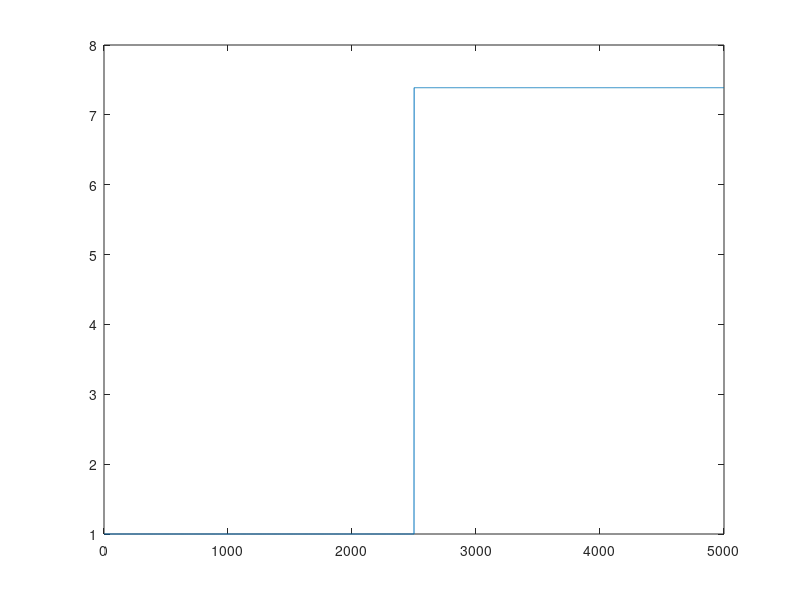
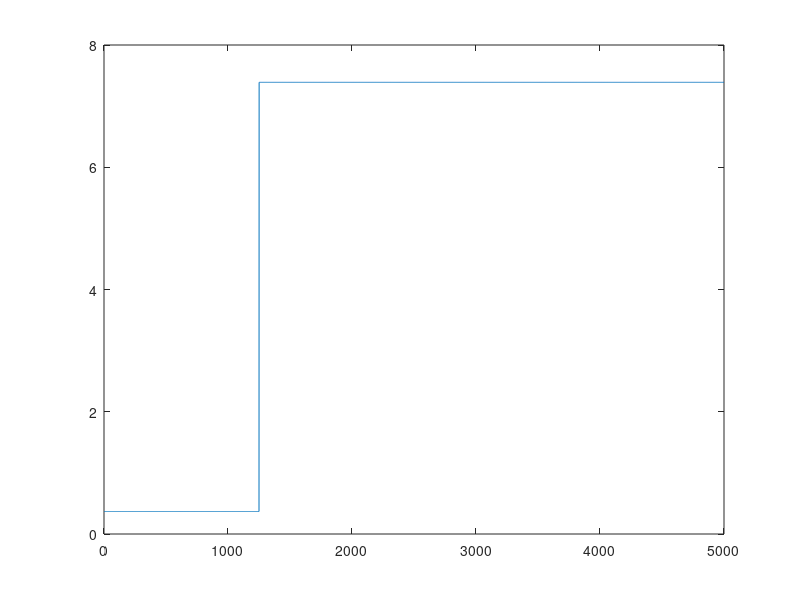

Recreate these plots in MATLAB, in order. (Note: this script raises an error after producing the figures.)
rng(123)
addpath(genpath('D:\GitHub\COM_POISSON'));

%%
T = 100;
dt = 0.02; % bin length (s)
n = 1; % number of independent observations

X_lam = ones(T/dt, 1);
G_nu = ones(T/dt, 1);

theta_true = [[repmat(0, 1, round(T/(dt*2)))...
    repmat(2, 1, T/dt - round(T/(dt*2)))]',...
    [repmat(-1, 1, round(T/(dt*4)))...
    repmat(2, 1, T/dt - round(T/(dt*4)))]'];

lam_true = exp(X_lam.*theta_true(:, 1));
nu_true = exp(G_nu.*theta_true(:, 2));

figure(1)
plot(lam_true)
figure(2)
plot(nu_true)

spk_vec = zeros(n, T/dt);
theo_mean = zeros(T/dt, 1);
theo_var = zeros(T/dt, 1);
theo_mlogy = zeros(T/dt, 1);

for k = 1:(T/dt)
    spk_vec(:, k) = com_rnd(lam_true(k), nu_true(k), n);
    cum_app = sum_calc(lam_true(k), nu_true(k), 1000);
    Zk = cum_app(1);
    Ak = cum_app(2);
    Bk = cum_app(3);
    Ck = cum_app(4);
    
    theo_mean(k) = Ak/Zk;
    theo_var(k) = Bk/Zk - theo_mean(k)^2;
    theo_mlogy(k) = Ck/Zk;
end

figure(3)
hold on
plot(mean(spk_vec, 1))
plot(theo_mean)
hold off

figure(4)
hold on
plot(mean(gammaln(spk_vec + 1), 1))
plot(theo_mlogy)
hold off

%% fit
% N = spk_vec;
theta0 = [log(mean(spk_vec(1:100))); 0];
% theta0 = theta_true(1, :)';
% W0 = eye(2);
% F = eye(2);
% Q = dt*eye(2);

[theta_fit1,W_fit1] =...
    ppafilt_compoisson_v2(theta0, spk_vec,X_lam,G_nu,...
    eye(2),eye(2),diag([1e-4 1e-3]));

[theta_fit2,W_fit2] =...
    ppasmoo_compoisson_v2(theta0, spk_vec,X_lam,G_nu,...
    eye(2),eye(2),diag([1e-4 1e-3]));

theta1 = figure;
hold on
l1 = plot(theta_true(:, 1), 'k', 'LineWidth', 2);
l2 = plot(theta_fit1(1, :), 'b', 'LineWidth', 1);
l3 = plot(theta_fit2(1, :), 'c', 'LineWidth', 1);
plot(theta_fit1(1, :) + sqrt(squeeze(W_fit1(1, 1, :)))', 'b:', 'LineWidth', .5)
plot(theta_fit1(1, :) - sqrt(squeeze(W_fit1(1, 1, :)))', 'b:', 'LineWidth', .5)
plot(theta_fit2(1, :) + sqrt(squeeze(W_fit2(1, 1, :)))', 'c:', 'LineWidth', .5)
plot(theta_fit2(1, :) - sqrt(squeeze(W_fit2(1, 1, :)))', 'c:', 'LineWidth', .5)
legend([l1 l2 l3], 'true', 'filtering', 'smoothing', 'Location','northwest');
title('\theta for \lambda')
xlabel('step')
hold off
saveas(theta1, 'theta1_1.png')


theta2 = figure;
hold on
l1 = plot(theta_true(:, 2), 'k', 'LineWidth', 2);
l2 = plot(theta_fit1(2, :), 'b', 'LineWidth', 1);
l3 = plot(theta_fit2(2, :), 'c', 'LineWidth', 1);
plot(theta_fit1(2, :) + sqrt(squeeze(W_fit1(2, 2, :)))', 'b:', 'LineWidth', .5)
plot(theta_fit1(2, :) - sqrt(squeeze(W_fit1(2, 2, :)))', 'b:', 'LineWidth', .5)
plot(theta_fit2(2, :) + sqrt(squeeze(W_fit2(2, 2, :)))', 'c:', 'LineWidth', .5)
plot(theta_fit2(2, :) - sqrt(squeeze(W_fit2(2, 2, :)))', 'c:', 'LineWidth', .5)
legend([l1 l2 l3], 'true', 'filtering', 'smoothing', 'Location','northwest');
title('\theta for \nu')
xlabel('step')
hold off
saveas(theta2, 'theta2_1.png')

%%
clear all; close all; clc;
T = 100;
dt = 0.02; % bin length (s)
n = 1; % number of independent observations

X_lam = ones(T/dt, 1);
G_nu = ones(T/dt, 1);

theta_true = [[repmat(0, 1, round(T/(dt*2)))...
    repmat(2, 1, T/dt - round(T/(dt*2)))]',...
    linspace(-1, 2, T/dt)'];

lam_true = exp(X_lam.*theta_true(:, 1));
nu_true = exp(G_nu.*theta_true(:, 2));
spk_vec = zeros(n, T/dt);

for k = 1:(T/dt)
    spk_vec(:, k) = com_rnd(lam_true(k), nu_true(k), n);
end

theta0 = [log(mean(spk_vec(1:100))); 0];

[theta_fit1,W_fit1] =...
    ppafilt_compoisson_v2(theta0, spk_vec,X_lam,G_nu,...
    eye(2),eye(2),diag([1e-4 1e-3]));

[theta_fit2,W_fit2] =...
    ppasmoo_compoisson_v2(theta0, spk_vec,X_lam,G_nu,...
    eye(2),eye(2),diag([1e-4 1e-3]));

theta1 = figure;
hold on
l1 = plot(theta_true(:, 1), 'k', 'LineWidth', 2);
l2 = plot(theta_fit1(1, :), 'b', 'LineWidth', 1);
l3 = plot(theta_fit2(1, :), 'c', 'LineWidth', 1);
plot(theta_fit1(1, :) + sqrt(squeeze(W_fit1(1, 1, :)))', 'b:', 'LineWidth', .5)
plot(theta_fit1(1, :) - sqrt(squeeze(W_fit1(1, 1, :)))', 'b:', 'LineWidth', .5)
plot(theta_fit2(1, :) + sqrt(squeeze(W_fit2(1, 1, :)))', 'c:', 'LineWidth', .5)
plot(theta_fit2(1, :) - sqrt(squeeze(W_fit2(1, 1, :)))', 'c:', 'LineWidth', .5)
legend([l1 l2 l3], 'true', 'filtering', 'smoothing', 'Location','northwest');
title('\theta for \lambda')
xlabel('step')
hold off
saveas(theta1, 'theta1_2.png')

theta2 = figure;
hold on
l1 = plot(theta_true(:, 2), 'k', 'LineWidth', 2);
l2 = plot(theta_fit1(2, :), 'b', 'LineWidth', 1);
l3 = plot(theta_fit2(2, :), 'c', 'LineWidth', 1);
plot(theta_fit1(2, :) + sqrt(squeeze(W_fit1(2, 2, :)))', 'b:', 'LineWidth', .5)
plot(theta_fit1(2, :) - sqrt(squeeze(W_fit1(2, 2, :)))', 'b:', 'LineWidth', .5)
plot(theta_fit2(2, :) + sqrt(squeeze(W_fit2(2, 2, :)))', 'c:', 'LineWidth', .5)
plot(theta_fit2(2, :) - sqrt(squeeze(W_fit2(2, 2, :)))', 'c:', 'LineWidth', .5)
legend([l1 l2 l3], 'true', 'filtering', 'smoothing', 'Location','northwest');
title('\theta for \nu')
xlabel('step')
hold off
saveas(theta2, 'theta2_2.png')

%%
clear all; close all; clc;
T = 100;
dt = 0.02; % bin length (s)
n = 1; % number of independent observations

X_lam = ones(T/dt, 1);
G_nu = ones(T/dt, 1);


period = T/(2*dt);
theta_true = [[repmat(0, 1, round(T/(dt*2)))...
    repmat(2, 1, T/dt - round(T/(dt*2)))]',...
    0.5+1.5*cos((10*pi/period)*(1:T/dt))'];


lam_true = exp(X_lam.*theta_true(:, 1));
nu_true = exp(G_nu.*theta_true(:, 2));
spk_vec = zeros(n, T/dt);

for k = 1:(T/dt)
    spk_vec(:, k) = com_rnd(lam_true(k), nu_true(k), n);
end

theta0 = [log(mean(spk_vec(1:100))); 0];

[theta_fit1,W_fit1] =...
    ppafilt_compoisson_v2(theta0, spk_vec,X_lam,G_nu,...
    eye(2),eye(2),diag([1e-3 1e-3]));

[theta_fit2,W_fit2] =...
    ppasmoo_compoisson_v2(theta0, spk_vec,X_lam,G_nu,...
    eye(2),eye(2),diag([1e-3 1e-3]));

theta1 = figure;
hold on
l1 = plot(theta_true(:, 1), 'k', 'LineWidth', 2);
l2 = plot(theta_fit1(1, :), 'b', 'LineWidth', 1);
l3 = plot(theta_fit2(1, :), 'c', 'LineWidth', 1);
plot(theta_fit1(1, :) + sqrt(squeeze(W_fit1(1, 1, :)))', 'b:', 'LineWidth', .5)
plot(theta_fit1(1, :) - sqrt(squeeze(W_fit1(1, 1, :)))', 'b:', 'LineWidth', .5)
plot(theta_fit2(1, :) + sqrt(squeeze(W_fit2(1, 1, :)))', 'c:', 'LineWidth', .5)
plot(theta_fit2(1, :) - sqrt(squeeze(W_fit2(1, 1, :)))', 'c:', 'LineWidth', .5)
legend([l1 l2 l3], 'true', 'filtering', 'smoothing', 'Location','northwest');
title('\theta for \lambda')
xlabel('step')
hold off
saveas(theta1, 'theta1_3.png')

theta2 = figure;
hold on
l1 = plot(theta_true(:, 2), 'k', 'LineWidth', 2);
l2 = plot(theta_fit1(2, :), 'b', 'LineWidth', 1);
l3 = plot(theta_fit2(2, :), 'c', 'LineWidth', 1);
plot(theta_fit1(2, :) + sqrt(squeeze(W_fit1(2, 2, :)))', 'b:', 'LineWidth', .5)
plot(theta_fit1(2, :) - sqrt(squeeze(W_fit1(2, 2, :)))', 'b:', 'LineWidth', .5)
plot(theta_fit2(2, :) + sqrt(squeeze(W_fit2(2, 2, :)))', 'c:', 'LineWidth', .5)
plot(theta_fit2(2, :) - sqrt(squeeze(W_fit2(2, 2, :)))', 'c:', 'LineWidth', .5)
legend([l1 l2 l3], 'true', 'filtering', 'smoothing', 'Location','northwest');
title('\theta for \nu')
xlabel('step')
hold off
saveas(theta2, 'theta2_3.png')


